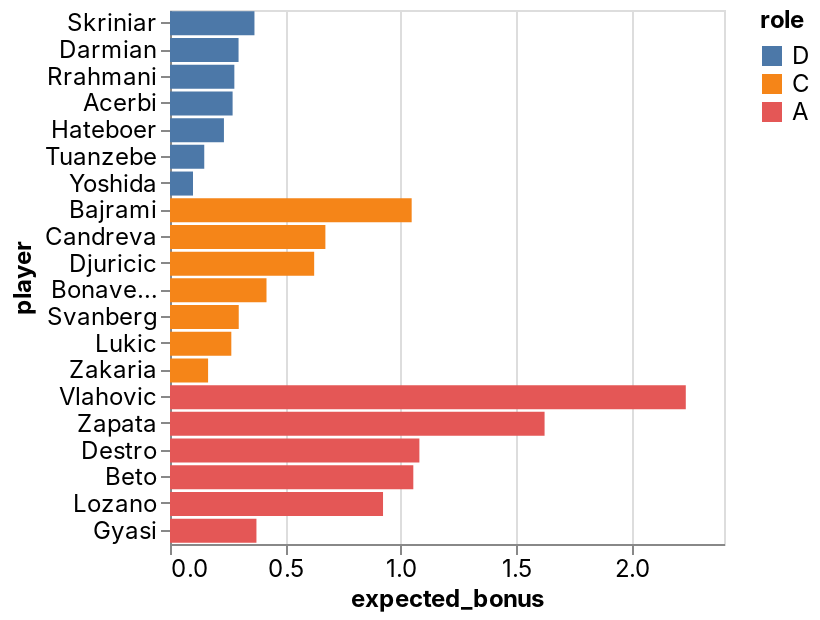

Notebook code cell kept with this figure:
### Code cell
_deepnote_run_altair(team, """{"$schema":"https://vega.github.io/schema/vega-lite/v4.json","mark":{"type":"bar","tooltip":{"content":"data"}},"height":220,"autosize":{"type":"fit"},"data":{"name":"placeholder"},"encoding":{"x":{"field":"expected_bonus","type":"quantitative","sort":null,"scale":{"type":"linear","zero":false}},"y":{"field":"player","type":"nominal","sort":null,"scale":{"type":"linear","zero":true}},"color":{"field":"role","type":"nominal","sort":null,"scale":{"type":"linear","zero":false}}}}""")

### Figure 1 — Vega-Lite specification as saved in the notebook (floating-point values rounded to 4 significant figures)
{"config": {"view": {"continuousWidth": 400, "continuousHeight": 300}, "area": {"fill": "#51C0E9"}, "axis": {"labelFont": "Inter, sans-serif", "labelFontSize": 12, "labelFontWeight": "normal", "labelLimit": 60, "labelOverlap": "greedy", "titleFont": "Inter, sans-serif", "titleFontSize": 12, "titleFontWeight": "bold"}, "background": "#ffffff", "legend": {"labelFont": "Inter, sans-serif", "labelFontSize": 12, "titleFont": "Inter, sans-serif", "titleFontSize": 12, "titleFontWeight": "bold"}, "line": {"stroke": "#51C0E9", "strokeWidth": 2}, "rect": {"fill": "#51C0E9"}, "title": {"anchor": "start", "color": "#000000", "font": "Inter, sans-serif", "fontSize": 22, "fontWeight": "normal"}}, "data": {"name": "data-3a0494bd7e9ddcafbca2db7b3afb5d34"}, "mark": {"type": "bar", "tooltip": {"content": "data"}}, "autosize": {"type": "fit"}, "encoding": {"color": {"type": "nominal", "field": "role", "scale": {"type": "linear", "zero": false}, "sort": null}, "x": {"type": "quantitative", "field": "expected_bonus", "scale": {"type": "linear", "zero": false}, "sort": null}, "y": {"type": "nominal", "field": "player", "scale": {"type": "linear", "zero": true}, "sort": null}}, "height": 300, "width": "container", "$schema": "https://vega.github.io/schema/vega-lite/v4.json", "datasets": {"data-3a0494bd7e9ddcafbca2db7b3afb5d34": [{"fanta_team": "AI sereje ja dejeDe jebe tu de jebere", "role": "D", "player": "Skriniar", "team": "Inter", "opponent": "Verona", "date": "2022-04-09T00:00:00", "expected_bonus": 0.3659}, {"fanta_team": "AI sereje ja dejeDe jebe tu de jebere", "role": "D", "player": "Darmian", "team": "Inter", "opponent": "Verona", "date": "2022-04-09T00:00:00", "expected_bonus": 0.297}, {"fanta_team": "AI sereje ja dejeDe jebe tu de jebere", "role": "D", "player": "Rrahmani", "team": "Napoli", "opponent": "Fiorentina", "date": "2022-04-10T00:00:00", "expected_bonus": 0.2788}, {"fanta_team": "AI sereje ja dejeDe jebe tu de jebere", "role": "D", "player": "Acerbi", "team": "Lazio", "opponent": "Genoa", "date": "2022-04-10T00:00:00", "expected_bonus": 0.2712}, {"fanta_team": "AI sereje ja dejeDe jebe tu de jebere", "role": "D", "player": "Hateboer", "team": "Atalanta", "opponent": "Sassuolo", "date": "2022-04-10T00:00:00", "expected_bonus": 0.2337}, {"fanta_team": "AI sereje ja dejeDe jebe tu de jebere", "role": "D", "player": "Tuanzebe", "team": "Napoli", "opponent": "Fiorentina", "date": "2022-04-10T00:00:00", "expected_bonus": 0.1484}, {"fanta_team": "AI sereje ja dejeDe jebe tu de jebere", "role": "D", "player": "Yoshida", "team": "Sampdoria", "opponent": "Bologna", "date": "2022-04-11T00:00:00", "expected_bonus": 0.09968}, {"fanta_team": "AI sereje ja dejeDe jebe tu de jebere", "role": "C", "player": "Bajrami", "team": "Empoli", "opponent": "Spezia", "date": "2022-04-09T00:00:00", "expected_bonus": 1.047}, {"fanta_team": "AI sereje ja dejeDe jebe tu de jebere", "role": "C", "player": "Candreva", "team": "Sampdoria", "opponent": "Bologna", "date": "2022-04-11T00:00:00", "expected_bonus": 0.6731}, {"fanta_team": "AI sereje ja dejeDe jebe tu de jebere", "role": "C", "player": "Djuricic", "team": "Sassuolo", "opponent": "Atalanta", "date": "2022-04-10T00:00:00", "expected_bonus": 0.6246}, {"fanta_team": "AI sereje ja dejeDe jebe tu de jebere", "role": "C", "player": "Bonaventura", "team": "Fiorentina", "opponent": "Napoli", "date": "2022-04-10T00:00:00", "expected_bonus": 0.4181}, {"fanta_team": "AI sereje ja dejeDe jebe tu de jebere", "role": "C", "player": "Svanberg", "team": "Bologna", "opponent": "Sampdoria", "date": "2022-04-11T00:00:00", "expected_bonus": 0.2978}, {"fanta_team": "AI sereje ja dejeDe jebe tu de jebere", "role": "C", "player": "Lukic", "team": "Torino", "opponent": "AC Milan", "date": "2022-04-10T00:00:00", "expected_bonus": 0.2656}, {"fanta_team": "AI sereje ja dejeDe jebe tu de jebere", "role": "C", "player": "Zakaria", "team": "Juventus", "opponent": "Cagliari", "date": "2022-04-09T00:00:00", "expected_bonus": 0.165}, {"fanta_team": "AI sereje ja dejeDe jebe tu de jebere", "role": "A", "player": "Vlahovic", "team": "Juventus", "opponent": "Cagliari", "date": "2022-04-09T00:00:00", "expected_bonus": 2.234}, {"fanta_team": "AI sereje ja dejeDe jebe tu de jebere", "role": "A", "player": "Zapata", "team": "Atalanta", "opponent": "Sassuolo", "date": "2022-04-10T00:00:00", "expected_bonus": 1.623}, {"fanta_team": "AI sereje ja dejeDe jebe tu de jebere", "role": "A", "player": "Destro", "team": "Genoa", "opponent": "Lazio", "date": "2022-04-10T00:00:00", "expected_bonus": 1.08}, {"fanta_team": "AI sereje ja dejeDe jebe tu de jebere", "role": "A", "player": "Beto", "team": "Udinese", "opponent": "Venezia", "date": "2022-04-10T00:00:00", "expected_bonus": 1.054}, {"fanta_team": "AI sereje ja dejeDe jebe tu de jebere", "role": "A", "player": "Lozano", "team": "Napoli", "opponent": "Fiorentina", "date": "2022-04-10T00:00:00", "expected_bonus": 0.9229}, {"fanta_team": "AI sereje ja dejeDe jebe tu de jebere", "role": "A", "player": "Gyasi", "team": "Spezia", "opponent": "Empoli", "date": "2022-04-09T00:00:00", "expected_bonus": 0.3745}]}}
